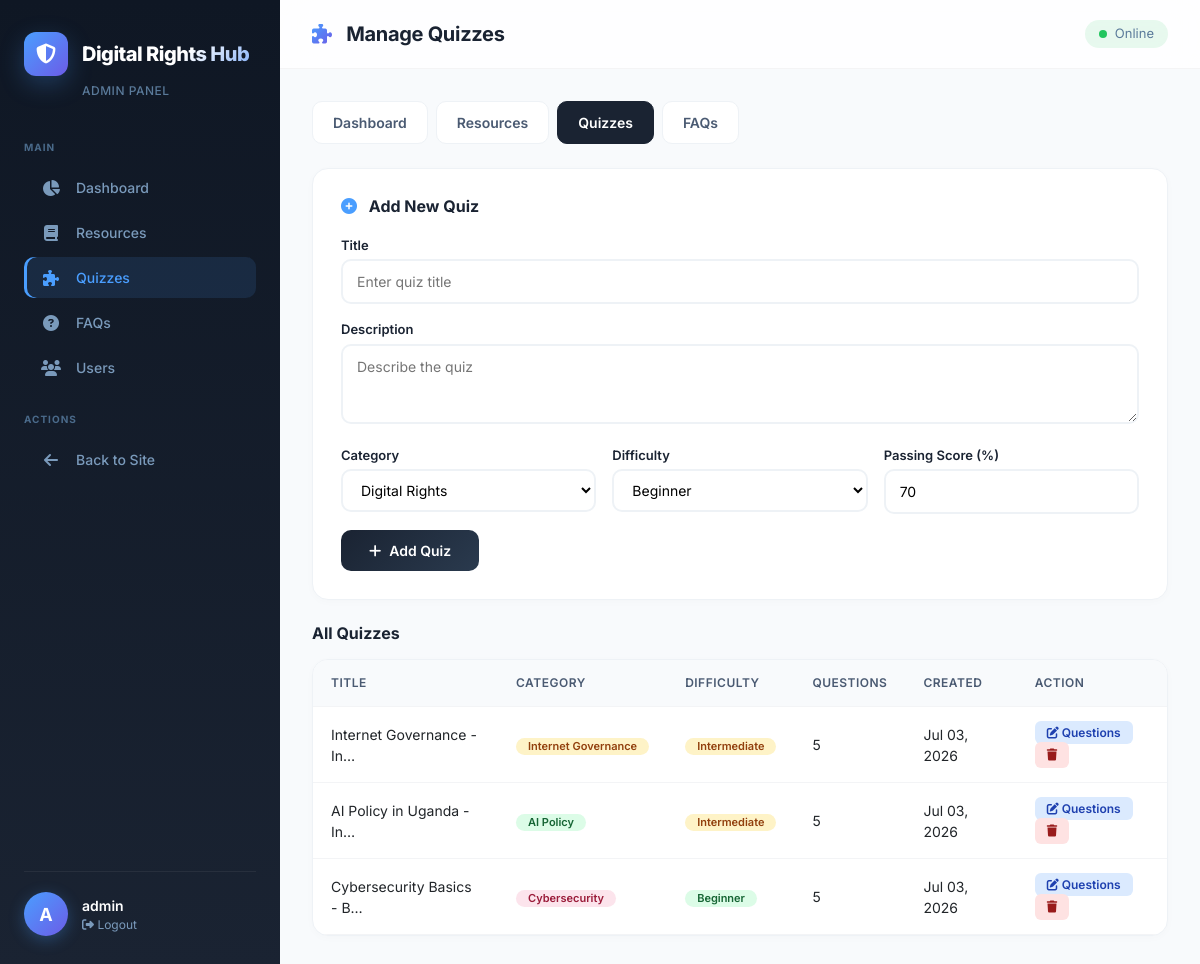
/admin-quizzes/ (signed in), run on an earlier commit of the app's database.
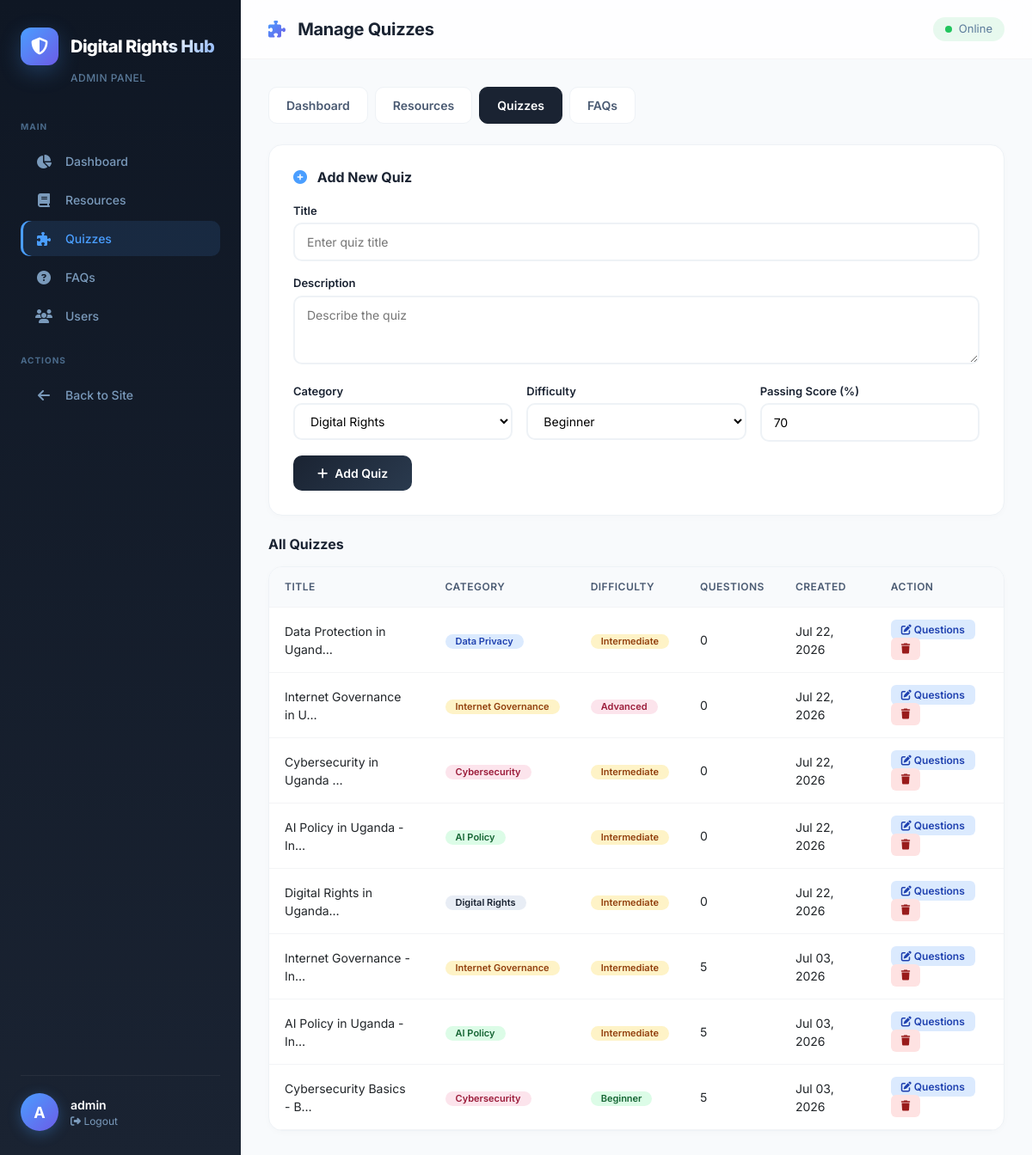
And on a later commit of the database.
### chatbot/models.py (models this page shows, shortened)
class Quiz(models.Model):
    CATEGORY_CHOICES = [
        ('digital_rights', 'Digital Rights'),
        ('privacy', 'Data Privacy'),
        ('ai_policy', 'AI Policy'),
        ('cybersecurity', 'Cybersecurity'),
        ('internet_governance', 'Internet Governance'),
        ('general', 'General'),
    ]
    title = models.CharField(max_length=200)
    description = models.TextField()
    category = models.CharField(max_length=50, choices=CATEGORY_CHOICES)
    difficulty = models.CharField(max_length=20, choices=[
        ('beginner', 'Beginner'),
        ('intermediate', 'Intermediate'),
        ('advanced', 'Advanced'),
    ], default='beginner')
    time_limit = models.IntegerField(default=5)
    passing_score = models.IntegerField(default=70)
    is_published = models.BooleanField(default=True)
    created_at = models.DateTimeField(auto_now_add=True)
    def get_question_count(self):
        return self.questions.count()

### chatbot/views.py (the view, shortened to what this page needs)
# urls.py: path('admin-quizzes/', views.admin_quizzes, name='admin_quizzes'),
@staff_member_required(login_url='admin_login')
def admin_quizzes(request):
    quizzes = Quiz.objects.all().order_by('-created_at')
    context = {
        'quizzes': quizzes,
        'categories': Quiz.CATEGORY_CHOICES,
        'difficulties': Quiz._meta.get_field('difficulty').choices,
    }
    return render(request, 'chatbot/admin_quizzes.html', context)

### chatbot/templates/chatbot/admin_quizzes.html (shortened to what the changed rows need)
<!DOCTYPE html>
<html lang="en">
<head>
    <link href="https://cdn.jsdelivr.net/npm/bootstrap@5.3.0/dist/css/bootstrap.min.css" rel="stylesheet">
    <link rel="stylesheet" href="https://cdnjs.cloudflare.com/ajax/libs/font-awesome/6.4.0/css/all.min.css">
</head>
<body>
<aside class="sidebar" id="sidebar">
    <div class="sidebar-brand">
        <div class="logo-icon">
            <h1>Digital Rights Hub</h1>
        </div>
    </div>
</aside>
<main class="main-content">
    <header class="main-header">
        <div style="display: flex; align-items: center;">
            <h2><i class="fas fa-puzzle-piece"></i> Manage Quizzes</h2>
        </div>
    </header>
    <div class="content-area">
        <div class="table-wrap">
            {% if quizzes %}
            <table>
                <tr>
                    <th>Title</th>
                    <th>Category</th>
                    <th>Difficulty</th>
                    <th>Questions</th>
                    <th>Created</th>
                    <th>Action</th>
                </tr>
                {% for q in quizzes %}
                <tr>
                    <td>{{ q.title|truncatechars:25 }}</td>
                    <td><span class="badge badge-{{ q.category }}">{{ q.get_category_display }}</span></td>
                    <td><span class="badge badge-{{ q.difficulty }}">{{ q.get_difficulty_display }}</span></td>
                    <td>{{ q.get_question_count }}</td>
                    <td>{{ q.created_at|date:"M d, Y" }}</td>
                    <td>
                        <a href="{% url 'admin_quiz_detail' q.id %}" class="btn-action primary">
                            <i class="fas fa-edit"></i> Questions
                        </a>
                        <form method="POST" action="{% url 'admin_delete_quiz' q.id %}" style="display:inline;" id="deleteForm-{{ q.id }}">
                            <button type="button" class="btn-action danger" onclick="openDeleteModal('deleteForm-{{ q.id }}', 'Delete this quiz and all its questions?')">
                                <i class="fas fa-trash"></i>
                            </button>
                        </form>
                    </td>
                </tr>
                {% endfor %}
            </table>
            {% else %}
            <div class="empty-state">
                <i class="fas fa-puzzle-piece"></i>
                <h4>No quizzes yet</h4>
                <p>Add your first quiz using the form above.</p>
            </div>
            {% endif %}
        </div>
    </div>
</main>
</body>
</html>

What changed in the data, as far as the page shows it:
added Quiz: title "Data Protection in Ugand…", category "Data Privacy", difficulty "Intermediate", get_question_count "0", created_at "Jul 22, 2026"
added Quiz: title "Internet Governance in U…", category "Internet Governance", difficulty "Advanced", get_question_count "0", created_at "Jul 22, 2026"
added Quiz: title "Cybersecurity in Uganda …", category "Cybersecurity", difficulty "Intermediate", get_question_count "0", created_at "Jul 22, 2026"
added Quiz: title "AI Policy in Uganda - In…", category "AI Policy", difficulty "Intermediate", get_question_count "0", created_at "Jul 22, 2026"
added Quiz: title "Digital Rights in Uganda…", category "Digital Rights", difficulty "Intermediate", get_question_count "0", created_at "Jul 22, 2026"
